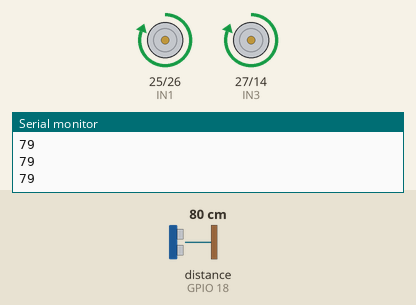
Simulated run of this sketch. Board: ESP32. Shown: motor-driver pin pairs drawn as motors (green arrow = first pin HIGH = forward, orange = second pin HIGH = backward, longer = more drive), the last lines printed to the serial monitor. Wiring (inferred from the names in the program): ultrasonic range finder: trigger GPIO 5; echo GPIO 18. The test bench sets the inputs (shaded band); at power-on: distance to the obstacle (sensor on GPIO 18) 80 cm. The echo pulse lasts 58.3 µs per cm; random numbers use the default seed unless the sketch sets one.

Above: at 3.2 s.
3.3 s: distance to the obstacle (sensor on GPIO 18) set to 34 cm
4.8 s: distance to the obstacle (sensor on GPIO 18) set to 30 cm
At 5.16 s:
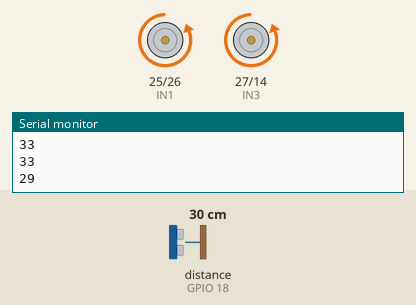
At 5.66 s:
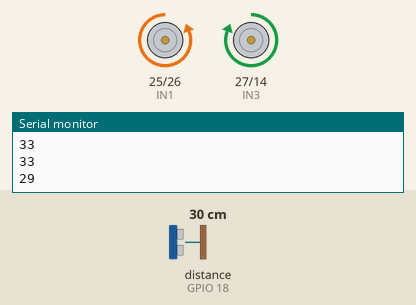
7.8 s: distance to the obstacle (sensor on GPIO 18) set to 35 cm
9.7 s: distance to the obstacle (sensor on GPIO 18) set to 2 cm
At 10.54 s:
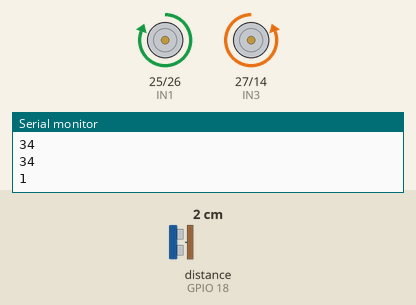
Timing chart, 0 to 13.7 s (numbered marks = the images above; inputs shaded):
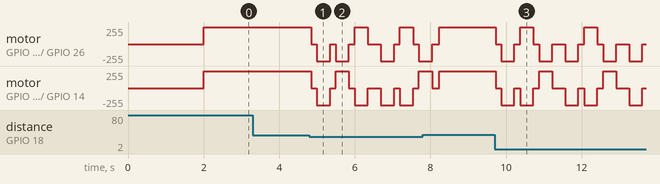

The sketch:

03-basic-ultrasonic-obstacle-avoidance.ino
```cpp
#define IN1 25
#define IN2 26
#define IN3 27
#define IN4 14

#define TRIG_PIN 5
#define ECHO_PIN 18

#define SAFE_DISTANCE 30  // cm (early stop)
#define BACK_TIME 350      // reverse duration
#define TURN_TIME 350
#define STOP_TIME 150

long duration;
int distance;

void setup() {
  pinMode(IN1, OUTPUT);
  pinMode(IN2, OUTPUT);
  pinMode(IN3, OUTPUT);
  pinMode(IN4, OUTPUT);

  pinMode(TRIG_PIN, OUTPUT);
  pinMode(ECHO_PIN, INPUT);

  Serial.begin(9600);
  randomSeed(analogRead(0));
  delay(2000);
}

void loop() {
  distance = getDistance();
  Serial.println(distance);

  if (distance > SAFE_DISTANCE && distance != 0) {
    forward();
  } else {
    earlyAvoid();
  }

  delay(40); // ultrasonic stability
}

// ===== EARLY OBSTACLE AVOID =====
void earlyAvoid() {
  stop();                    // INSTANT STOP
  delay(STOP_TIME);

  backward();                // BACK UP
  delay(BACK_TIME);

  stop();
  delay(STOP_TIME);

  bool turnRight = random(0, 2);

  if (turnRight) {
    right();
  } else {
    left();
  }
  delay(TURN_TIME);

  stop();
  delay(STOP_TIME);

  // check again before moving
  int check = getDistance();
  if (check <= SAFE_DISTANCE && check != 0) {
    // still blocked → turn opposite
    if (turnRight) left();
    else right();

    delay(TURN_TIME);
    stop();
    delay(STOP_TIME);
  }
}

// ===== ULTRASONIC =====
int getDistance() {
  digitalWrite(TRIG_PIN, LOW);
  delayMicroseconds(2);

  digitalWrite(TRIG_PIN, HIGH);
  delayMicroseconds(10);
  digitalWrite(TRIG_PIN, LOW);

  duration = pulseIn(ECHO_PIN, HIGH, 25000);

  if (duration == 0) return 0;

  return duration * 0.034 / 2;
}

// ===== MOTOR CONTROL =====
void forward() {
  digitalWrite(IN1, HIGH);
  digitalWrite(IN2, LOW);
  digitalWrite(IN3, HIGH);
  digitalWrite(IN4, LOW);
}

void backward() {
  digitalWrite(IN1, LOW);
  digitalWrite(IN2, HIGH);
  digitalWrite(IN3, LOW);
  digitalWrite(IN4, HIGH);
}

void stop() {
  digitalWrite(IN1, LOW);
  digitalWrite(IN2, LOW);
  digitalWrite(IN3, LOW);
  digitalWrite(IN4, LOW);
}

void left() {
  digitalWrite(IN1, LOW);
  digitalWrite(IN2, HIGH);
  digitalWrite(IN3, HIGH);
  digitalWrite(IN4, LOW);
}

void right() {
  digitalWrite(IN1, HIGH);
  digitalWrite(IN2, LOW);
  digitalWrite(IN3, LOW);
  digitalWrite(IN4, HIGH);
}
```

Measured:
- the behaviour switches between 32 and 31 cm on distance to the obstacle (sensor on GPIO 18) (found by bisection; images 0 and 1)
